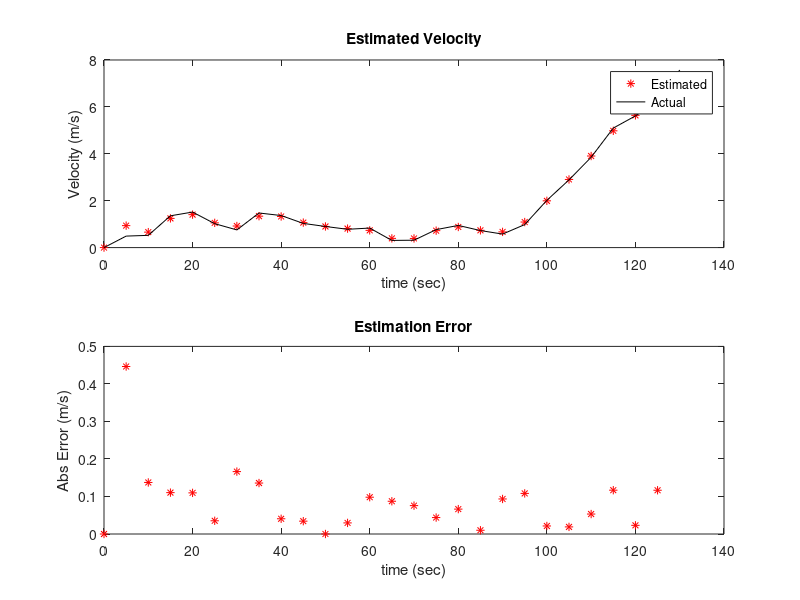
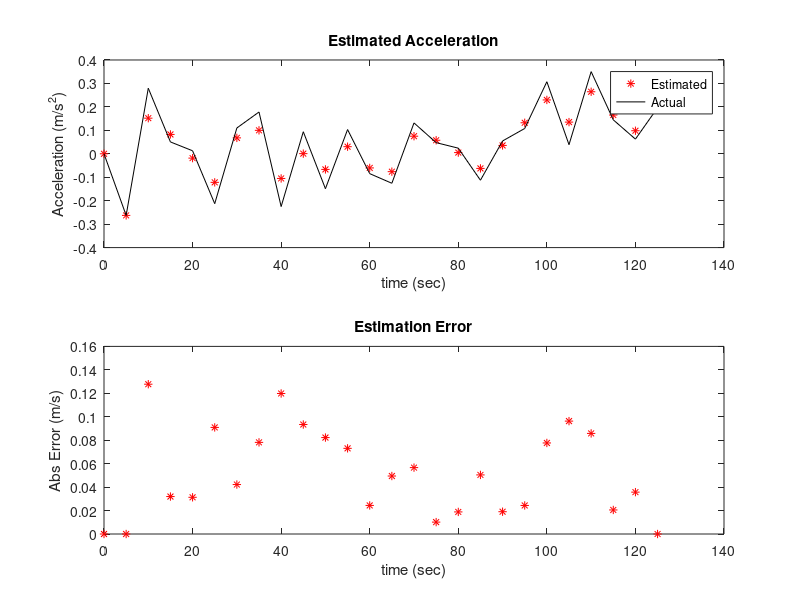

The MATLAB source for these figures, in order:
%Creator: Jonathan Kenney
%Section 010
%Lab 2: Estimating Velocity and Acceleration Using GPS Data
clear; clc; close all;

load GPS_Data2.mat;

dist = zeros(1,7);
pos = zeros(1,7);
vel_2pt = zeros(1,7);
vel2pt_error = zeros(1,7);
vel_3pt = zeros(1,6);
vel3pt_error = zeros(1,6);
acc_est = zeros(1,6);
acc_error = zeros(1,6);

dt = (60*60*hour(2)+60*minute(2)+second(2))-(60*60*hour(1)+60*minute(1)+second(1));

t = 0:dt:dt*26;
t_less = 0:dt:dt*25;

for k = 2:length(actual_velocity)
    dist(k) = 222240*asind(sqrt(sind((latitude(k)-latitude(k-1))/2)^2+cosd(latitude(k-1))*cosd(latitude(k))*sind((longitude(k)-longitude(k-1))/2)^2));
    pos(k) = pos(k-1)+dist(k);
    vel_2pt(k) = (pos(k)-pos(k-1))/dt;
    vel2pt_error(k) = abs(vel_2pt(k)-actual_velocity(k));
end

for k = 2:length(actual_acceleration)
    vel_3pt(k) = (pos(k+1)-pos(k-1))/(2*dt);
    vel3pt_error(k) = abs(vel_3pt(k)-actual_velocity(k));
    acc_est(k) = (pos(k+1)-2*pos(k)+pos(k-1))/dt^2;
    acc_error(k) = abs(acc_est(k)-actual_acceleration(k));
end

figure(1)
subplot(2,1,1)
plot(t_less,vel_3pt,'r*',t,actual_velocity,'k-');
xlabel('time (sec)');
ylabel('Velocity (m/s)');
title('Estimated Velocity');
legend('Estimated','Actual');
subplot(2,1,2)
plot(t_less,vel3pt_error,'r*');
xlabel('time (sec)');
ylabel('Abs Error (m/s)');
title('Estimation Error');

figure(2)
subplot(2,1,1)
plot(t_less,acc_est,'r*',t_less,actual_acceleration,'k-');
xlabel('time (sec)');
ylabel('Acceleration (m/s^2)');
title('Estimated Acceleration');
legend('Estimated','Actual');
subplot(2,1,2)
plot(t_less,acc_error,'r*');
xlabel('time (sec)');
ylabel('Abs Error (m/s)');
title('Estimation Error');